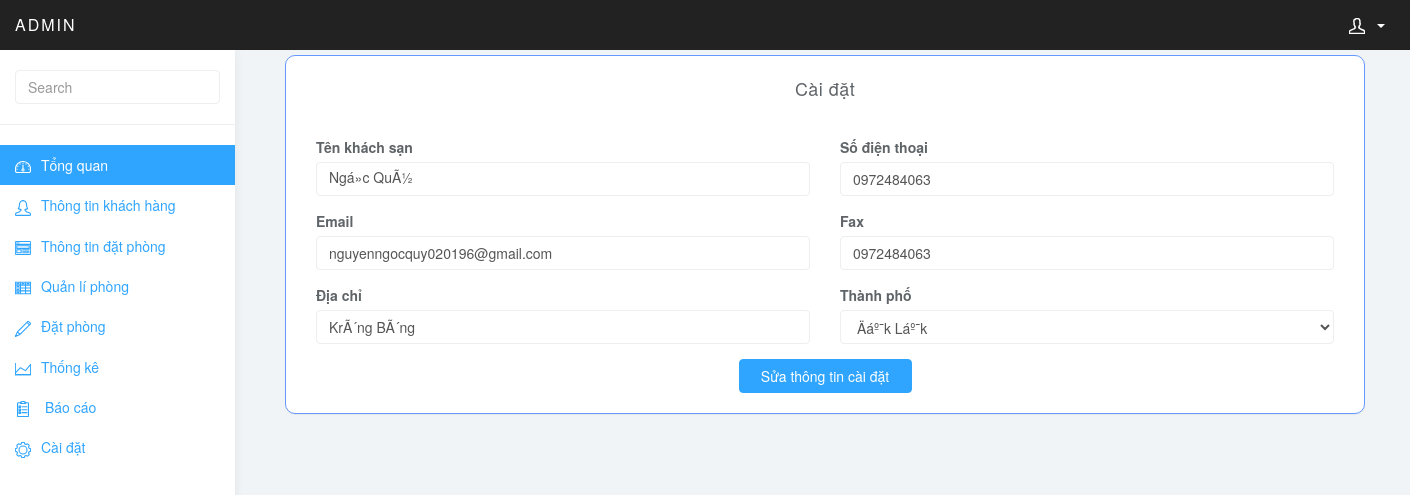
The page /admin/controller/setting.php (signed in) on the database as committed earlier.
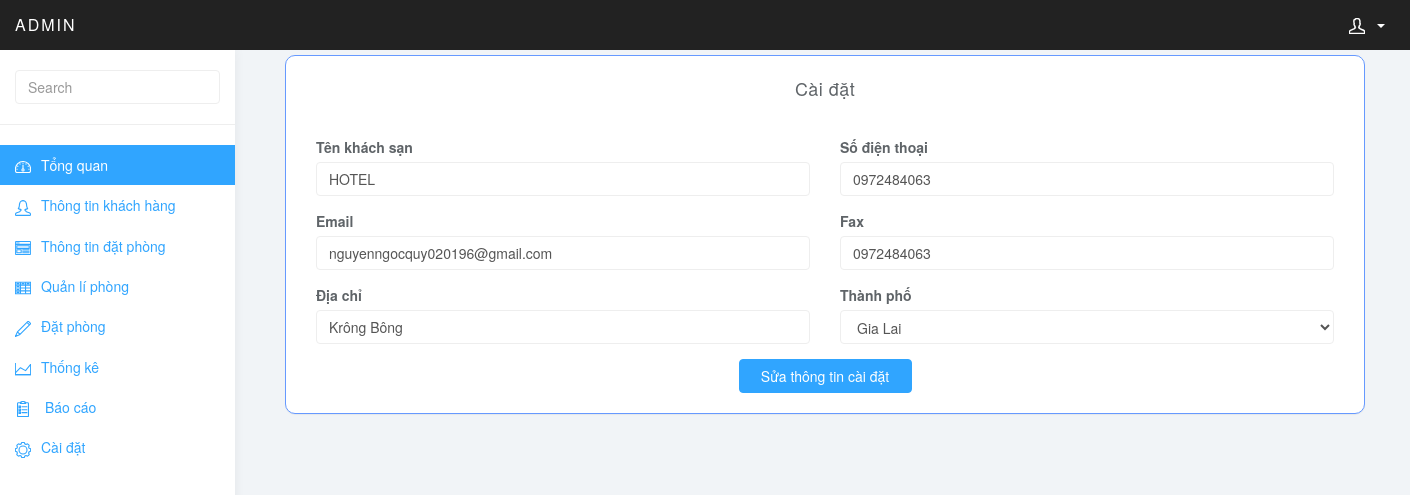
The same page on the database as committed later.
### tables this page shows
CREATE TABLE `hotel_option` (
  `id` int(11) NOT NULL,
  `link` varchar(500) NOT NULL,
  `title` varchar(200) NOT NULL,
  `phone` varchar(50) NOT NULL,
  `fax` varchar(50) NOT NULL,
  `email` varchar(100) NOT NULL,
  `city_id` int(11) NOT NULL,
  `adress` varchar(400) NOT NULL,
  `view` int(11) NOT NULL
);

CREATE TABLE `city` (
  `name` varchar(100) NOT NULL,
  `id` int(11) NOT NULL
);

### admin/controller/setting.php (called while the page is built)
<?php
	require_once('../view/view_setting.php');
?>

### admin/include/get_list.php (called while the page is built, shortened)
<?php
function get_city() {
    global $db;
    $query = '
        SELECT *
        FROM city';
    try {
        $statement = $db->prepare($query);
        $statement->execute();
        $result = $statement->fetchAll();
        return $result;
    } catch (PDOException $e) {
        $error_message = $e->getMessage();
        display_db_error($error_message);
    }
}
function get_setting() {
    global $db;
    $query = '
        SELECT *
        FROM hotel_option';
    try {
        $statement = $db->prepare($query);
        $statement->execute();
        $result = $statement->fetch();
        return $result;
    } catch (PDOException $e) {
        $error_message = $e->getMessage();
        display_db_error($error_message);
    }
}
?>

### admin/link.php (called while the page is built)
<?php
	require_once('include/config.php');
	require_once('include/get_list.php');
	$option=get_setting();
	$a='/admin';
	$plink=$option['link'].$a;
?>

### admin/view/view_setting.php (the view, shortened to what this page needs)
<?php
	require_once('../include/config.php');
	require_once('../include/get_list.php');
	require_once('../link.php');
	require_once('menu.php');
	$cities=get_city();
	$setting=get_setting();
?>
<div class="col-sm-9 col-sm-offset-3 col-lg-12 col-lg-offset-2 main">
	<form method="POST" class="col-sm-9 col-lg-10" action ="<?php echo $plink;?>/model/setting.php">
			<div class="row">
				<div class="right col-lg-12">
				  <section class="panel">
				      <header class="panel-heading" style="text-align:center">
				          Cài đặt
				      </header>
				      <div class="panel-body">
				              <div class="col-md-6 form-group">
								<label for="sel10">Tên khách sạn</label>
								<input type="text" class="form-control" id="sel10" name="title" value='<?php echo $setting['title']?>'>
				              </div>
				              <div class="col-md-6 form-group">
				                <label for="sel13">Số điện thoại</label>
								<input type="tel"  class="form-control" id="sel13" name="phone" value="<?php echo $setting['phone'];?>">
				              </div>
				              <div class="col-md-6 form-group">
				                <label for="sel15">Email</label>
								<input type="email" class="form-control" id="sel15" name="email" value="<?php echo $setting['email'];?>">
				              </div>
				               <div class="col-md-6 form-group">
				                <label for="sel16">Fax</label>
								<input type="tel" class="form-control" id="sel16" name="fax" value="<?php echo $setting['fax'];?>">
				              </div>
				              <div class="col-md-6 form-group">
				                <label for="sel18">Địa chỉ</label>
								<input type="text" class="form-control" id="sel16" name="adress" value="<?php echo $setting['adress'];?>">
				              </div>
				              <div class="col-md-6 form-group">
				                <label for="sel19">Thành phố</label>
								<select class="form-control" id="sel19" name="city_id" required>
									<?php foreach ($cities as $city):;?>
									<option value="<?php echo $city['id'];?>" <?php if ($setting['city_id']==$city['id']) {
										echo "selected";};?>><?php echo $city['name'];?></option>
									<?php endforeach?>
								</select>
				              </div>
				              <div class="row">
								<div class="col-md-5">
								</div>
									<button type="submit" class="col-md-2 btn btn-primary">Sửa thông tin cài đặt</button>
								<div class="col-md-5">
								</div>
							</div>
				      </div>
				  </section>
				</div>
				</div>
				</form>
				</div>
				</body>
				</html>

Rows that differ between the two databases and show on the page:
changed hotel_option "nguyenngocquy020196@gmail.com": title "Ngá»c QuÃ½" → "HOTEL"; adress "KrÃ´ng BÃ´ng" → "Krông Bông"; city_id "Äáº¯k Láº¯k" → "Gia Lai"
